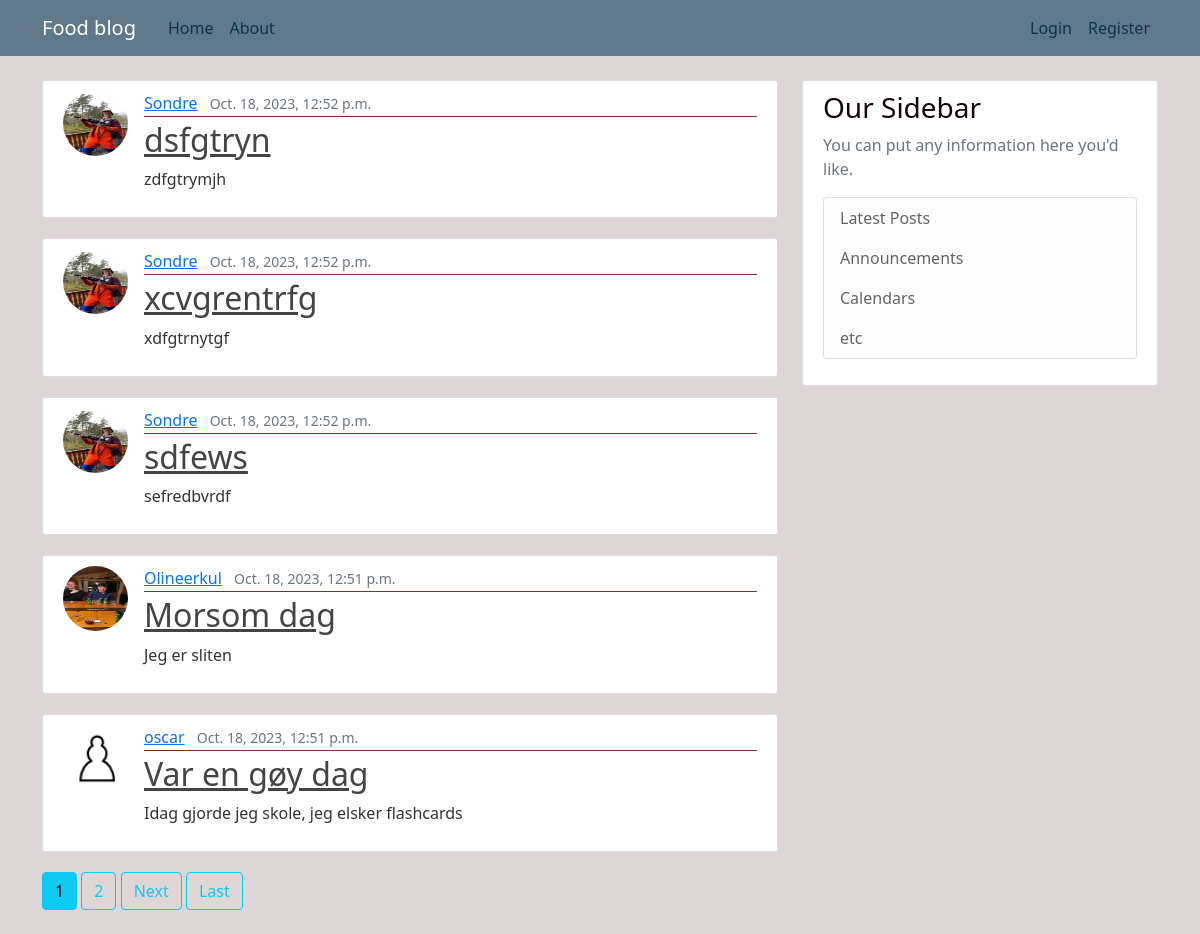
/, run on an earlier commit of the app's database.
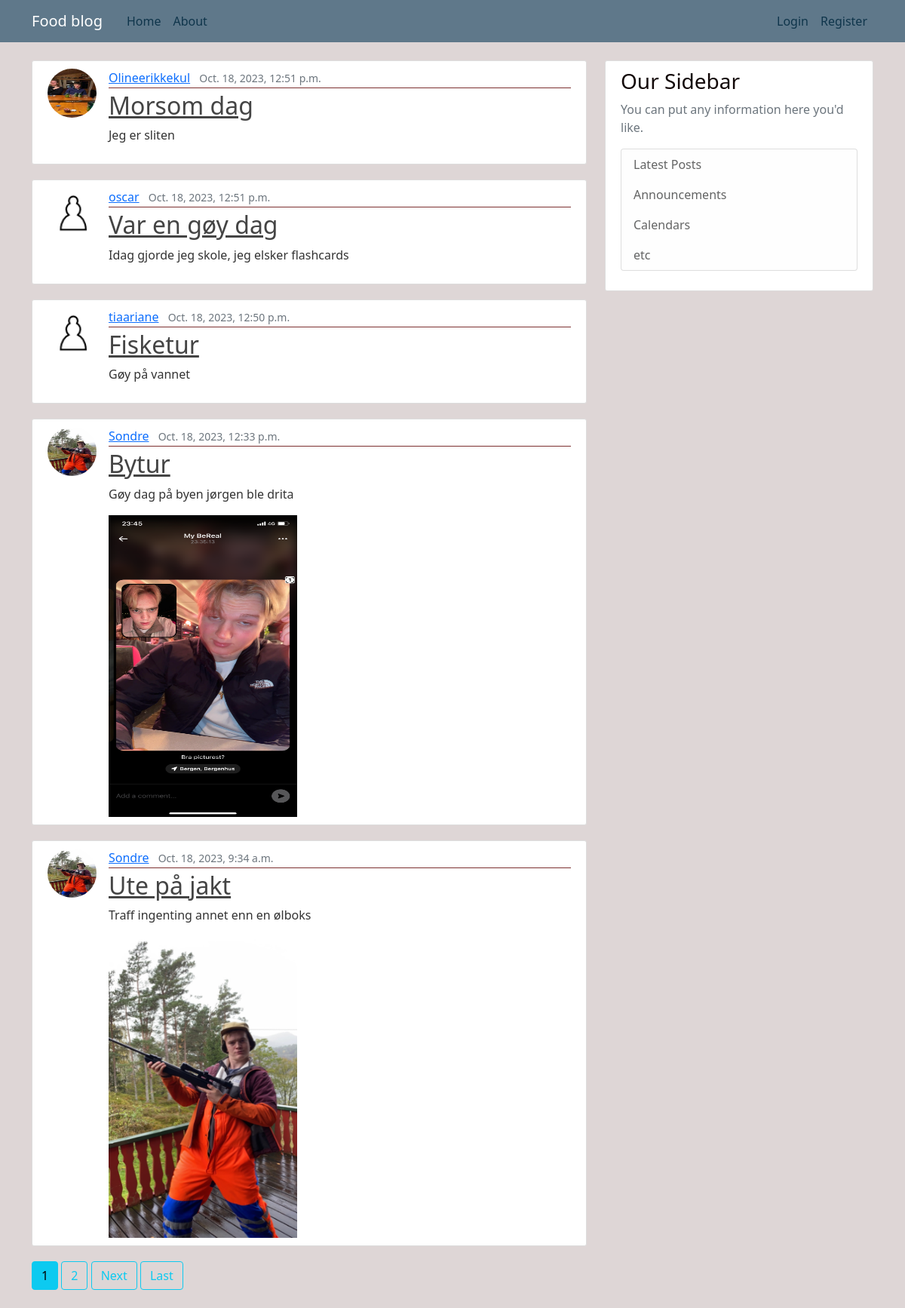
And on a later commit of the database.
### blog/models.py (models this page shows, shortened)
class Post(models.Model):
    title=models.CharField(max_length=100)
    content=models.TextField()
    picture=models.ImageField(upload_to='post_pics',blank=True)
    created_at=models.DateTimeField(default=timezone.now)
    author=models.ForeignKey(User,on_delete=models.CASCADE)

### users/models.py (models this page shows, shortened)
class Profile(models.Model):
    user=models.OneToOneField(User,on_delete=models.CASCADE)
    image=models.ImageField(default='default.jpg',upload_to='profile_pics')

### blog/views.py (the view)
# urls.py: path('',PostListView.as_view(), name="blog-home"),
class PostListView(ListView):
    model=Post
    template_name="blog/home.html"
    context_object_name='posts'
    ordering=['-created_at']
    picture=['picture']
    paginate_by=5

### blog/templates/blog/home.html (shortened to what this page needs)
{%extends "blog/base.html"%}
{%block content%}
    {%for post in posts%}
        <article class="media content-section">
            <img class="rounded-circle article-img " src="{{ post.author.profile.image.url }}">
            <div class="media-body">
            <div class="article-metadata">
                <a class="mr-2" href="{% url 'user-posts' post.author.username %}">{{ post.author }}</a>
                <small class="text-muted">{{ post.created_at }}</small>
            </div>
            <h2><a class="article-title" href="{% url 'post-detail' post.id %}">{{ post.title }}</a></h2>
            <p class="article-content">{{ post.content }}</p>
            {%if post.picture %}
                <img height="400" width="250" src="{{ post.picture.url }}">
            {%endif%}
            </div>
        </article>
    {%endfor%}
    {% if is_paginated %}
      {% for num in page_obj.paginator.page_range %}
        {% if page_obj.number == num %}
          <a class="btn btn-info mb-4" href="?page={{ num }}">{{ num }}</a>
        {% elif num > page_obj.number|add:'-3' and num < page_obj.number|add:'3' %}
          <a class="btn btn-outline-info mb-4" href="?page={{ num }}">{{ num }}</a>
        {% endif %}
      {% endfor %}
      {% if page_obj.has_next %}
        <a class="btn btn-outline-info mb-4" href="?page={{ page_obj.next_page_number }}">Next</a>
        <a class="btn btn-outline-info mb-4" href="?page={{ page_obj.paginator.num_pages }}">Last</a>
      {% endif %}
    {% endif %}
{%endblock content%}

What changed in the data, as far as the page shows it:
removed Post: author.profile.image (picture), author "Sondre", created_at "Oct. 18, 2023, 12:52 p.m.", title "dsfgtryn", content "zdfgtrymjh"
removed Post: author.profile.image (picture), author "Sondre", created_at "Oct. 18, 2023, 12:52 p.m.", title "xcvgrentrfg", content "xdfgtrnytgf"
removed Post: author.profile.image (picture), author "Sondre", created_at "Oct. 18, 2023, 12:52 p.m.", title "sdfews", content "sefredbvrdf"
changed through a linked row, Post "Morsom dag": author "Olineerkul" → "Olineerikkekul"
now on this page (row unchanged): Post: author.profile.image (placeholder picture), author "tiaariane", created_at "Oct. 18, 2023, 12:50 p.m.", title "Fisketur", content "Gøy på vannet"
now on this page (row unchanged): Post: author.profile.image (picture), author "Sondre", created_at "Oct. 18, 2023, 12:33 p.m.", title "Bytur", content "Gøy dag på byen jørgen ble drita", picture (picture)
now on this page (row unchanged): Post: author.profile.image (picture), author "Sondre", created_at "Oct. 18, 2023, 9:34 a.m.", title "Ute på jakt", content "Traff ingenting annet enn en ølboks", picture (picture)
